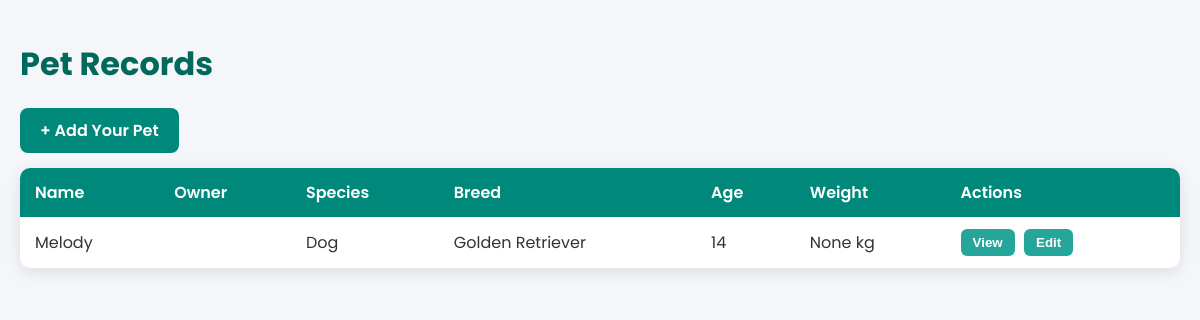
The page /pet-records/ (signed in) on the database its author committed.
### main/models.py (models this page shows, shortened)
class Pet(models.Model):
    owner = models.ForeignKey(User, on_delete=models.CASCADE)
    name = models.CharField(max_length=100)
    species = models.CharField(max_length=50)
    breed = models.CharField(max_length=100, blank=True, null=True)
    gender = models.CharField(max_length=10)
    color = models.CharField(max_length=50, blank=True, null=True)
    birthday = models.DateField(blank=True, null=True)
    age = models.PositiveIntegerField(default=0)
    weight = models.DecimalField(max_digits=5, decimal_places=2, blank=True, null=True)
    image = models.ImageField(upload_to='pets/', blank=True, null=True)
    is_active = models.BooleanField(default=True)  # Soft-delete flag

### main/views.py (the view)
# urls.py: path('pet-records/', views.pet_records_user, name='pet_records_user'),
def pet_records_user(request):
    pets = Pet.objects.filter(owner=request.user)
    return render(request, 'clients/pet_records.html', {'pets': pets})

### main/templates/clients/pet_records.html (shortened to what this page needs)
{% load static %}
<!DOCTYPE html>
<html lang="en">
<head>
    <link rel="stylesheet" href="{% static 'css/clients/pet_records.css' %}">
</head>
<body>
    <div class="container">
        <h1>Pet Records</h1>
        {% if user.is_staff %}
            <a href="{% url 'add_pet_admin' %}" class="add-btn">+ Add New Pet</a>
        {% else %}
            <a href="{% url 'add_pet_user' %}" class="add-btn">+ Add Your Pet</a>
        {% endif %}
        <table>
            <thead>
                <tr>
                    <th>Name</th>
                    <th>Owner</th>
                    <th>Species</th>
                    <th>Breed</th>
                    <th>Age</th>
                    <th>Weight</th>
                    <th>Actions</th>
                </tr>
            </thead>
            <tbody>
                {% for pet in pets %}
                <tr>
                    <td>{{ pet.name }}</td>
                    <td>{{ pet.owner.get_full_name }}</td>
                    <td>{{ pet.species }}</td>
                    <td>{{ pet.breed }}</td>
                    <td>{{ pet.age }}</td>
                    <td>{{ pet.weight }} kg</td>
                    <td class="actions">
                        <a href="{% url 'view_pet' pet.id %}"><button class="edit-btn">View</button></a>
                        {% if user.is_staff %}
                            <a href="{% url 'edit_pet_admin' pet.id %}"><button class="edit-btn">Edit</button></a>
                            <a href="{% url 'delete_pet_admin' pet.id %}"><button class="delete-btn">Delete</button></a>
                        {% elif pet.owner == user %}
                            <a href="{% url 'edit_pet_user' pet.id %}"><button class="edit-btn">Edit</button></a>
                        {% endif %}
                    </td>
                </tr>
                {% empty %}
                <tr>
                    <td colspan="7" style="text-align:center;">No pet records found.</td>
                </tr>
                {% endfor %}
            </tbody>
        </table>
    </div>
</body>
</html>

### main/static/css/clients/pet_records.css (style rules this page uses)
body { font-family: 'Poppins', sans-serif; background: #f4f6f9; margin: 0; color: #333; }
.container { max-width: 1200px; margin: 40px auto; padding: 0 20px; }
h1 { font-size: 2rem; color: #00695c; margin-bottom: 20px; }
table { width: 100%; border-collapse: collapse; background: #fff; box-shadow: 0 4px 15px rgba(0,0,0,0.1); border-radius: 10px; overflow: hidden; }
th, td { padding: 12px 15px; text-align: left; }
th { background: #00897b; color: #fff; font-weight: 600; }
.actions button { padding: 6px 12px; margin-right: 5px; border: none; border-radius: 6px; cursor: pointer; font-weight: 600; transition: all 0.3s ease; }
.actions .edit-btn { background: #26a69a; color: #fff; }
.add-btn { display: inline-block; margin-bottom: 15px; padding: 10px 20px; background: #00897b; color: #fff; font-weight: 600; border-radius: 8px; text-decoration: none; transition: all 0.3s ease; }

### rows shown on the page
Pet: name "Melody", species "Dog", breed "Golden Retriever", age "14", weight "None", shows "Edit"
